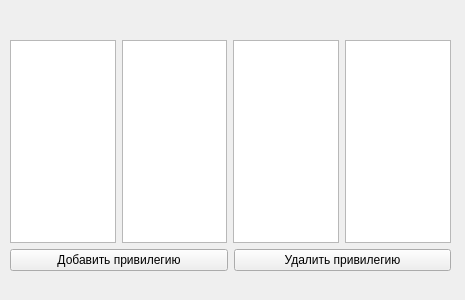
<?xml version="1.0" encoding="UTF-8"?>
<ui version="4.0">
 <class>Form</class>
 <widget class="QWidget" name="Form">
  <property name="geometry">
   <rect>
    <x>0</x>
    <y>0</y>
    <width>465</width>
    <height>300</height>
   </rect>
  </property>
  <property name="windowTitle">
   <string>Form</string>
  </property>
  <widget class="QWidget" name="verticalLayoutWidget">
   <property name="geometry">
    <rect>
     <x>10</x>
     <y>40</y>
     <width>441</width>
     <height>231</height>
    </rect>
   </property>
   <layout class="QVBoxLayout" name="mainLayout">
    <item>
     <layout class="QVBoxLayout" name="verticalLayout">
      <item>
       <layout class="QHBoxLayout" name="horizontalLayout">
        <item>
         <widget class="QListWidget" name="users_listWidget"/>
        </item>
        <item>
         <widget class="QListWidget" name="tables_listWidget"/>
        </item>
        <item>
         <widget class="QListWidget" name="allPrivileges_listWidget"/>
        </item>
        <item>
         <widget class="QListWidget" name="grantedPrivileges_listWidget"/>
        </item>
       </layout>
      </item>
      <item>
       <layout class="QHBoxLayout" name="horizontalLayout_2">
        <item>
         <widget class="QPushButton" name="addPrivilege_pushButton">
          <property name="text">
           <string>Добавить привилегию</string>
          </property>
         </widget>
        </item>
        <item>
         <widget class="QPushButton" name="deletePrivilege_pushButton">
          <property name="text">
           <string>Удалить привилегию</string>
          </property>
         </widget>
        </item>
       </layout>
      </item>
     </layout>
    </item>
   </layout>
  </widget>
 </widget>
 <resources/>
 <connections/>
</ui>
